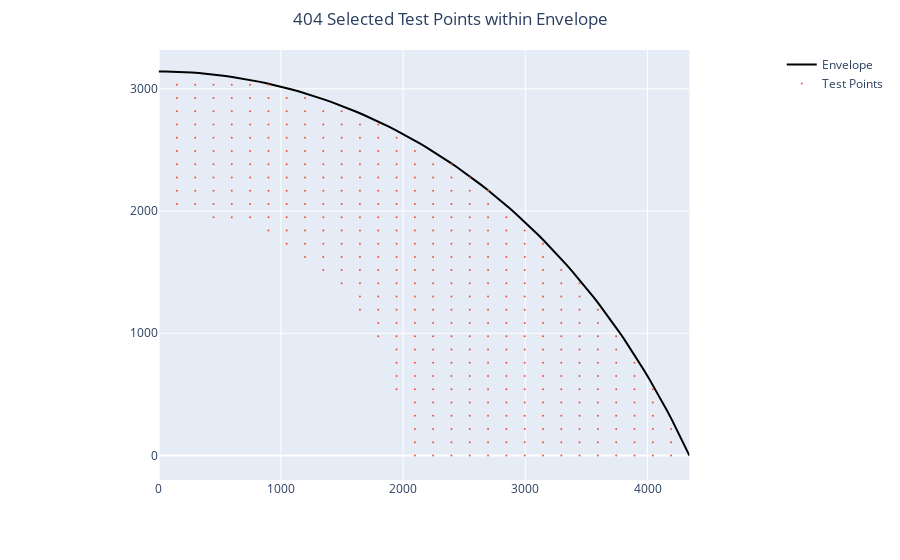

Source (notebook cell):
### Markdown cell above
## Small Sample (400 pts)

### Code cell
small_sample = get_sample_points(envelope_df, min_distance=2000, lin_density=30)
plot_sample_points(envelope_df, pd.DataFrame(small_sample))
